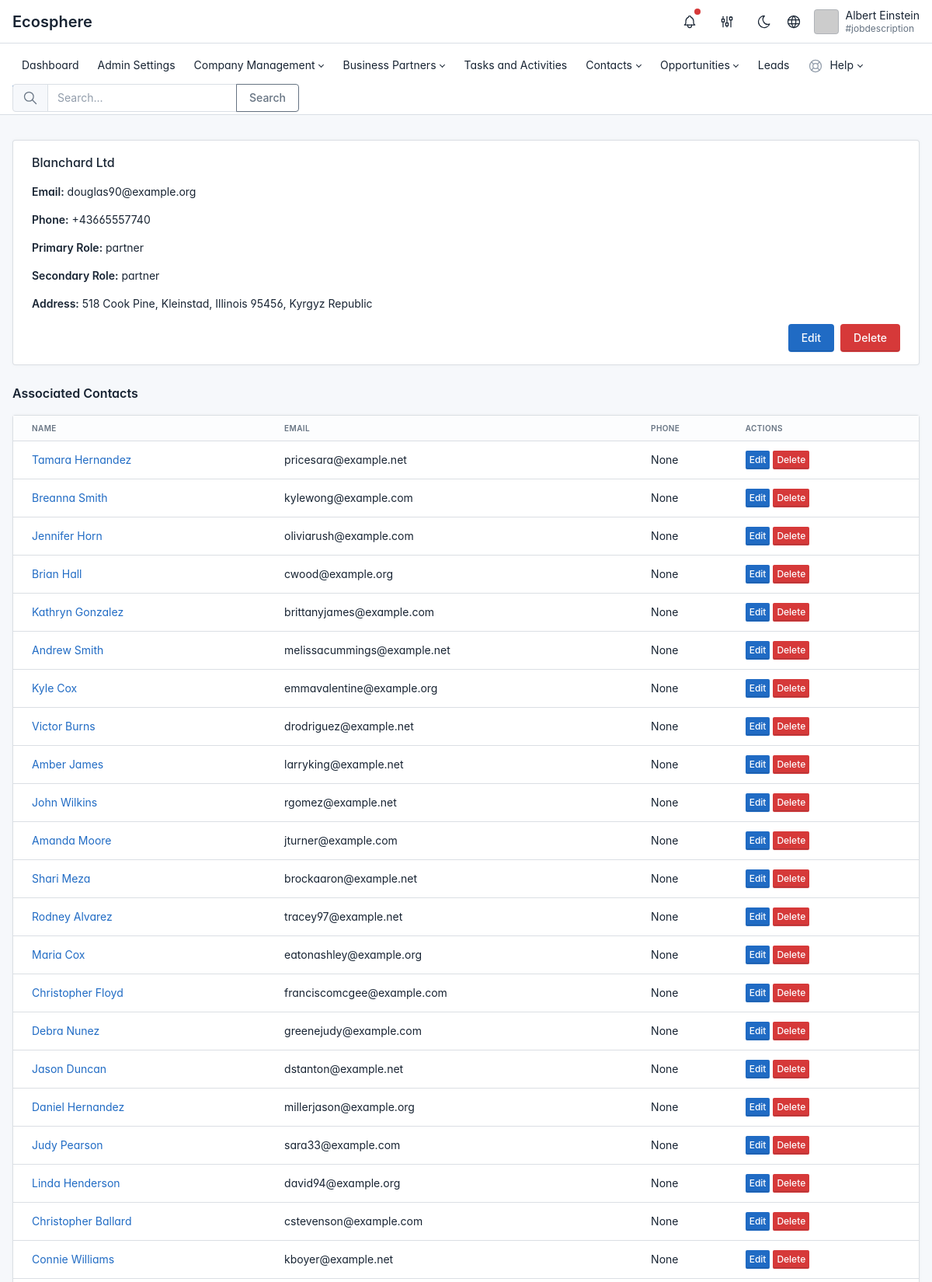
/en/businesspartner/2/ (signed in, upper part), run on the app's committed database.
### apps/business_partner/models.py (models this page shows, shortened)
class BusinessPartner(models.Model):
    INDUSTRY_CHOICES = [
        ('Manufacturing', 'Manufacturing'),
        ('Retail', 'Retail'),
        ('Healthcare', 'Healthcare'),
        ('Technology', 'Technology'),
        ('Finance', 'Finance'),
        ('Education', 'Education'),
        ('Construction', 'Construction'),
        ('Transportation', 'Transportation'),
        ('Agriculture', 'Agriculture'),
        ('Energy', 'Energy'),
    ]
    PRIMARY_ROLE_CHOICES = [
        ('customer', 'Customer'),
        ('merchant', 'Merchant'),
        ('partner', 'Partner'),
    ]
    SECONDARY_ROLE_CHOICES = [
        ('customer', 'Customer'),
        ('merchant', 'Merchant'),
        ('partner', 'Partner'),
        ('-', '-'),
    ]
    name = models.CharField(max_length=100, default='')
    name2 = models.CharField(max_length=100, default='')
    vat = models.CharField(max_length=100, default='')
    email = models.EmailField(max_length=100, default='')
    phone = models.CharField(max_length=20, default='')
    country = models.CharField(max_length=100, default='')
    state = models.CharField(max_length=100, default='')
    postcode = models.CharField(max_length=20, default='')
    city = models.CharField(max_length=100, default='')
    street_name = models.CharField(max_length=200, default='')
    street_number = models.CharField(max_length=20, default='')
    industry = models.CharField(max_length=200, choices=INDUSTRY_CHOICES, default=INDUSTRY_CHOICES[0][0])
    primary_role = models.CharField(max_length=100, choices=PRIMARY_ROLE_CHOICES, default=PRIMARY_ROLE_CHOICES[0][0])
    secondary_role = models.CharField(max_length=100, choices=SECONDARY_ROLE_CHOICES, default=SECONDARY_ROLE_CHOICES[0][0])
    created_at = models.DateTimeField(auto_now_add=True)
    updated_at = models.DateTimeField(auto_now=True)
    user = models.ForeignKey(User, on_delete=models.CASCADE, related_name='customers', null=True)
    contact = models.ForeignKey('contact.Contact', on_delete=models.SET_NULL, null=True, blank=True)
    def get_full_address(self):
        return f"{self.street_number} {self.street_name}, {self.city}, {self.state} {self.postcode}, {self.country}"

### apps/contact/models.py (models this page shows, shortened)
class Contact(models.Model):
    TITLE_CHOICES = [
        ('Manager', 'Manager'),
        ('Director', 'Director'),
        ('Executive', 'Executive'),
        ('Other', 'Other'),
    ]
    DEPARTMENT_CHOICES = [
        ('Sales', 'Sales'),
        ('Marketing', 'Marketing'),
        ('IT', 'IT'),
        ('Finance', 'Finance'),
        ('HR', 'HR'),
        ('Other', 'Other'),
    ]
    PREFERRED_COMMUNICATION_CHOICES = [
        ('Email', 'Email'),
        ('Phone', 'Phone'),
        ('Text', 'Text'),
        ('In-Person', 'In-Person'),
    ]
    first_name = models.CharField(max_length=50, default='')
    last_name = models.CharField(max_length=50, default='')
    academic_title = models.CharField(max_length=50, null=True, blank=True)
    email = models.EmailField(max_length=100, null=True, blank=True)
    phone = models.CharField(max_length=20, null=True, blank=True)
    title = models.CharField(max_length=50, choices=TITLE_CHOICES, null=True, blank=True)
    department = models.CharField(max_length=50, choices=DEPARTMENT_CHOICES, null=True, blank=True)
    business_partner = models.ForeignKey('business_partner.BusinessPartner', on_delete=models.CASCADE, related_name='contacts', null=True, blank=True)
    address = models.CharField(max_length=200, null=True, blank=True)
    notes = models.TextField(null=True, blank=True)
    last_contacted = models.DateField(default=date.today)
    preferred_communication = models.CharField(max_length=50, choices=PREFERRED_COMMUNICATION_CHOICES, null=True, blank=True)
    created_at = models.DateTimeField(auto_now_add=True)
    updated_at = models.DateTimeField(auto_now=True)
    user = models.ForeignKey(User, on_delete=models.CASCADE, null=True, blank=True)

### apps/business_partner/views.py (the view)
# urls.py: path('businesspartner/<int:pk>/', views.businesspartner_detail, name='businesspartner_detail'),
@login_required
def businesspartner_detail(request, pk):
    businesspartner = get_object_or_404(BusinessPartner, pk=pk)
    contacts = Contact.objects.filter(business_partner=businesspartner)
    return render(request, 'apps/business_partner/businesspartner_detail.html', {'businesspartner': businesspartner, 'contacts': contacts})

### templates/apps/business_partner/businesspartner_detail.html
{% extends 'base.html' %}
{% block content %}
<div class="container py-5">
    <div class="row">
        <div class="col-12">
            <div class="card">
                <div class="card-body">
                    <h1 class="card-title">{{ businesspartner.name }}</h1>
                    <p class="card-text"><strong>Email:</strong> {{ businesspartner.email }}</p>
                    <p class="card-text"><strong>Phone:</strong> {{ businesspartner.phone }}</p>
                    <p class="card-text"><strong>Primary Role:</strong> {{ businesspartner.primary_role }}</p>
                    <p class="card-text"><strong>Secondary Role:</strong> {{ businesspartner.secondary_role }}</p>
                    <p class="card-text"><strong>Address:</strong> {{ businesspartner.get_full_address }}</p>
                    <div class="d-flex justify-content-end">
                        <a href="{% url 'business_partner:businesspartner_update' businesspartner.pk %}" class="btn btn-primary me-2">Edit</a>
                        <a href="{% url 'business_partner:businesspartner_delete' businesspartner.pk %}" class="btn btn-danger">Delete</a>
                    </div>
                </div>
            </div>
        </div>
    </div>
    <div class="row mt-4">
        <div class="col-12">
            <h3>Associated Contacts</h3>
            {% if contacts %}
            <div class="card">
                <table class="table card-table table-vcenter">
                    <thead>
                        <tr>
                            <th>Name</th>
                            <th>Email</th>
                            <th>Phone</th>
                            <th>Actions</th>
                        </tr>
                    </thead>
                    <tbody>
                        {% for contact in contacts %}
<tr>
    <td><a href="{% url 'contact:contact_detail' contact.pk %}">{{ contact.first_name }} {{ contact.last_name }}</a></td>
    <td>{{ contact.email }}</td>
    <td>{{ contact.phone }}</td>
    <td>
        <a href="{% url 'contact:contact_update' contact.pk %}" class="btn btn-primary btn-sm">Edit</a>
        <a href="{% url 'contact:contact_delete' contact.pk %}" class="btn btn-danger btn-sm">Delete</a>
    </td>
</tr>
{% endfor %}
                    </tbody>
                </table>
            </div>
            {% else %}
            <p>No associated contacts found.</p>
            {% endif %}
        </div>
    </div>
</div>
{% endblock %}

### templates/navigation.html (shortened to what this page needs)
{% load i18n %}
<header class="navbar navbar-expand-md d-print-none">
  <div class="container-xl">
    <h1 class="navbar-brand navbar-brand-autodark d-none-navbar-horizontal pe-0 pe-md-3" width="110" height="32">
      <a href="{% url 'crm:dashboard' %}">{% trans "Ecosphere" %}</a>
    </h1>
    <div class="navbar-nav flex-row order-md-last">
      <div class="d-none d-md-flex">
        <div class="nav-item dropdown d-none d-md-flex me-3">
          <a href="#" class="nav-link px-0" data-bs-toggle="dropdown" tabindex="-1"
            aria-label="{% trans 'Show notifications' %}" title="{% trans 'Show notifications' %}">
            <span class="badge bg-red"></span>
          </a>
        </div>
        <div class="nav-item nav-item-icon dropdown">
          <a href="#" class="nav-link d-flex lh-1 text-reset p-0" data-bs-toggle="dropdown"
            aria-label="{% trans 'Open user menu' %}" title="{% trans 'Open user menu' %}">
            </a>
        </div>
        <div class="nav-item">
          <a href="#" onclick="window.cycleTheme()" class="nav-link hide-theme-dark" title="{% trans 'Switch to dark mode' %}">
          </a>
        </div>
        <div class="nav-item nav-item-icon dropdown">
          <a href="#" class="nav-link px-0" id="dropdownElement" data-bs-toggle="dropdown" aria-label="Language"
            title="{% trans 'Change Language' %}">
          </a>
              {% get_language_info_list for LANGUAGES as languages %}
        </div>
        <div class="nav-item">
          <a href="{% url 'accounts:profile' %}" class="nav-link d-flex lh-1 text-reset p-0">
            {% if user.profile.profile_picture %}
            <span class="avatar avatar-sm"
              style="background-image: url('{{ user.profile.profile_picture.url }}');"></span>
            <div class="d-none d-xl-block ps-2">
              <div>{{ user.first_name }} {{ user.last_name }}</div>
              <div class="mt-1 small text-muted">#jobdescription</div>
            </div>
            {% else %}
            <span class="avatar avatar-sm" style="background-image: url(https://via.placeholder.com/150)"></span>
            <div class="d-none d-xl-block ps-2">
              <div>{{ user.first_name }} {{ user.last_name }}</div>
              <div class="mt-1 small text-muted">#jobdescription</div>
            </div>
            {% endif %}
          </a>
        </div>
      </div>
</header>
<header class="navbar-expand-md">
  <div class="collapse navbar-collapse" id="navbar-menu">
    <div class="navbar">
      <div class="container-xl">
        <ul class="navbar-nav">
          <li class="nav-item active">
            <a class="nav-link" href="{% url 'crm:dashboard' %}">
              <span class="nav-link-title ">
                {% trans "Dashboard" %}
              </span>
            </a>
          </li>
          {% if request.user.is_staff %}
          <li class="nav-item">
            <a class="nav-link" href="{% url 'admin:index' %}">
              <span class="nav-link-title">
                {% trans "Admin Settings" %}
              </span>
            </a>
          </li>
          {% endif %}
          {% if request.user.is_staff or perms.contact.change_contact%}
          <li class="nav-item dropdown">
            <a class="nav-link dropdown-toggle" href="#navbar-extra" data-bs-toggle="dropdown"
              data-bs-auto-close="outside" role="button" aria-expanded="false">
              <span class="nav-link-title">
                {% trans "Company Management" %}
              </span>
            </a>
          </li>
          {% endif %}
          <li class="nav-item dropdown">
            <a class="nav-link dropdown-toggle" href="#navbar-base" data-bs-toggle="dropdown"
              data-bs-auto-close="outside" role="button" aria-expanded="false">
              <span class="nav-link-title">
                {% trans "Business Partners" %}
              </span>
            </a>
          </li>
          <li class="nav-item">
            <a class="nav-link" href="{% url 'tasks:task_list' %}">
              <span class="nav-link-title">
                {% trans "Tasks and Activities" %}
              </span>
            </a>
          </li>
          <li class="nav-item dropdown">
            <a class="nav-link dropdown-toggle" href="#navbar-extra" data-bs-toggle="dropdown"
              data-bs-auto-close="outside" role="button" aria-expanded="false">
              <span class="nav-link-title">
                {% trans "Contacts" %}
              </span>
            </a>
          </li>
          <li class="nav-item dropdown">
            <a class="nav-link dropdown-toggle" href="#navbar-layout" data-bs-toggle="dropdown"
              data-bs-auto-close="outside" role="button" aria-expanded="false">
              <span class="nav-link-title">
                {% trans "Opportunities" %}
              </span>
            </a>
          </li>
          <li class="nav-item">
            <a class="nav-link" href="{% url 'crm:lead_list' %}">
              <span class="nav-link-title">
                {% trans "Leads" %}
              </span>
            </a>
          </li>
          <li class="nav-item dropdown">
            <a class="nav-link dropdown-toggle" href="#navbar-help" data-bs-toggle="dropdown"
              data-bs-auto-close="outside" role="button" aria-expanded="false">
              <span
                class="nav-link-icon d-md-none d-lg-inline-block">
              </span>
              <span class="nav-link-title">
                {% trans "Help" %}
              </span>
            </a>
          </li>
        </ul>
        {% block extra_styles %}
        <link rel="stylesheet" href="https://cdnjs.cloudflare.com/ajax/libs/awesomplete/1.1.5/awesomplete.min.css" />
        {% endblock %}
        <div class="my-2 my-md-0 flex-grow-1 flex-md-grow-0 order-first order-md-last">
          <form id="search-form" action="{% url 'search:search' %}" method="get" autocomplete="off" novalidate>
            <div class="input-group">
              <span class="input-group-text">
              </span>
              <input id="search-input" type="text" name="q" value="" class="form-control" placeholder="{% trans "Search..." %}" aria-label="{% trans "Search the website" %}">
              <button class="btn btn-outline-secondary" type="submit">{% trans "Search" %}</button>
            </div>
          </form>
        </div>
      </div>
    </div>
  </div>
</header>

### static/css/ui/ecosphere.css (style rules this page uses)
.nav-item-icon { margin-right: 10px; }
.nav-link svg { vertical-align: middle; height: 22px; width: 22; }

### templates/base.html (style rules this page uses)
:root { --tblr-font-sans-serif: 'Inter Var', -apple-system, BlinkMacSystemFont, San Francisco, Segoe UI, Roboto, Helvetica Neue, sans-serif; }
body { font-feature-settings: "cv03", "cv04", "cv11"; }

### data on the page
BusinessPartner: name "Blanchard Ltd", email "douglas90@example.org", phone "+43665557740", primary_role "partner", secondary_role "partner", get_full_address "518 Cook Pine, Kleinstad, Illinois 95456, Kyrgyz Republic"
Contact: first_name "Tamara", last_name "Hernandez", email "pricesara@example.net", phone "None"
Contact: first_name "Breanna", last_name "Smith", email "kylewong@example.com", phone "None"
Contact: first_name "Jennifer", last_name "Horn", email "oliviarush@example.com", phone "None"
Contact: first_name "Brian", last_name "Hall", email "cwood@example.org", phone "None"
Contact: first_name "Kathryn", last_name "Gonzalez", email "brittanyjames@example.com", phone "None"
Contact: first_name "Andrew", last_name "Smith", email "melissacummings@example.net", phone "None"
Contact: first_name "Kyle", last_name "Cox", email "emmavalentine@example.org", phone "None"
Contact: first_name "Victor", last_name "Burns", email "drodriguez@example.net", phone "None"
Contact: first_name "Amber", last_name "James", email "larryking@example.net", phone "None"
Contact: first_name "John", last_name "Wilkins", email "rgomez@example.net", phone "None"
Contact: first_name "Amanda", last_name "Moore", email "jturner@example.com", phone "None"
Contact: first_name "Shari", last_name "Meza", email "brockaaron@example.net", phone "None"
Contact: first_name "Rodney", last_name "Alvarez", email "tracey97@example.net", phone "None"
Contact: first_name "Maria", last_name "Cox", email "eatonashley@example.org", phone "None"
Contact: first_name "Christopher", last_name "Floyd", email "franciscomcgee@example.com", phone "None"
Contact: first_name "Debra", last_name "Nunez", email "greenejudy@example.com", phone "None"
Contact: first_name "Jason", last_name "Duncan", email "dstanton@example.net", phone "None"
Contact: first_name "Daniel", last_name "Hernandez", email "millerjason@example.org", phone "None"
Contact: first_name "Judy", last_name "Pearson", email "sara33@example.com", phone "None"
Contact: first_name "Linda", last_name "Henderson", email "david94@example.org", phone "None"
Contact: first_name "Christopher", last_name "Ballard", email "cstevenson@example.com", phone "None"
Contact: first_name "Connie", last_name "Williams", email "kboyer@example.net", phone "None"

### other printed values
{{ user.first_name }} "Albert"
{{ user.last_name }} "Einstein"
